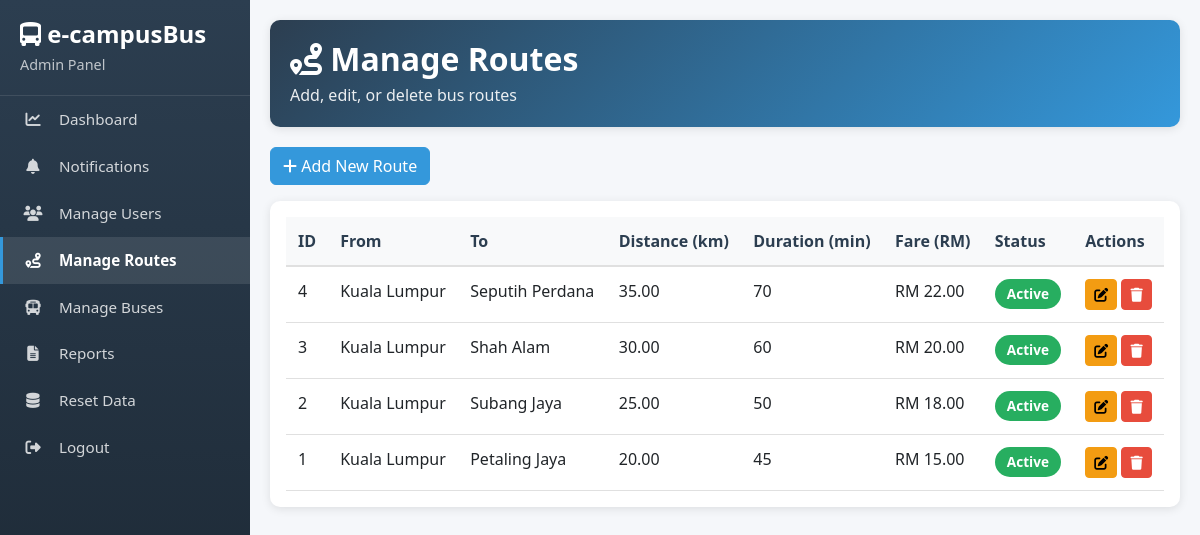
The app's page /admin/manage_routes.php (signed in) with its own data.
### tables this page shows
CREATE TABLE routes (
    route_id INT PRIMARY KEY AUTO_INCREMENT,
    from_location VARCHAR(100) NOT NULL,
    to_location VARCHAR(100) NOT NULL,
    distance DECIMAL(5, 2),
    duration INT,
    base_fare DECIMAL(10, 2) NOT NULL,
    status ENUM('active', 'inactive') DEFAULT 'active',
    created_at TIMESTAMP DEFAULT CURRENT_TIMESTAMP
);

### admin/manage_routes.php (the view, shortened to what this page needs)
<?php
try {
    $pdo = new PDO(
        "mysql:host=localhost;dbname=bus_management;charset=utf8mb4",
        "root",
        ""
    );
    $pdo->setAttribute(PDO::ATTR_ERRMODE, PDO::ERRMODE_EXCEPTION);
    $stmt = $pdo->query("SELECT * FROM routes ORDER BY route_id DESC");
    $routes = $stmt->fetchAll(PDO::FETCH_ASSOC);
} catch(PDOException $e) {
    $error = "Database error: " . $e->getMessage();
}
?>
<!DOCTYPE html>
<html lang="en">
<head>
    <link href="https://cdn.jsdelivr.net/npm/bootstrap@5.3.0/dist/css/bootstrap.min.css" rel="stylesheet">
    <link rel="stylesheet" href="https://cdnjs.cloudflare.com/ajax/libs/font-awesome/6.4.0/css/all.min.css">
    <link rel="stylesheet" href="admin-sidebar.css">
</head>
<body>
    <div class="sidebar">
        <div class="sidebar-header">
            <h3><i class="fas fa-bus-alt"></i> e-campusBus</h3>
            <p>Admin Panel</p>
        </div>
        <nav class="nav flex-column">
            <a class="nav-link" href="dashboard.php"><i class="fas fa-chart-line"></i> Dashboard</a>
            <a class="nav-link" href="notifications.php"><i class="fas fa-bell"></i> Notifications</a>
            <a class="nav-link" href="manage_users.php"><i class="fas fa-users"></i> Manage Users</a>
            <a class="nav-link active" href="manage_routes.php"><i class="fas fa-route"></i> Manage Routes</a>
            <a class="nav-link" href="manage_buses.php"><i class="fas fa-bus"></i> Manage Buses</a>
            <a class="nav-link" href="reports.php"><i class="fas fa-file-alt"></i> Reports</a>
            <a class="nav-link" href="reset_data.php"><i class="fas fa-database"></i> Reset Data</a>
            <a class="nav-link" href="../logout.php"><i class="fas fa-sign-out-alt"></i> Logout</a>
        </nav>
    </div>
    <div class="main-content">
        <div class="header">
            <h2><i class="fas fa-route"></i> Manage Routes</h2>
            <p class="mb-0">Add, edit, or delete bus routes</p>
        </div>
        <div class="mb-3">
            <button class="btn btn-primary" data-bs-toggle="modal" data-bs-target="#addRouteModal">
                <i class="fas fa-plus"></i> Add New Route
            </button>
        </div>
        <div class="card">
            <div class="card-body">
                <div class="table-responsive">
                    <table class="table table-hover">
                        <thead>
                            <tr>
                                <th>ID</th>
                                <th>From</th>
                                <th>To</th>
                                <th>Distance (km)</th>
                                <th>Duration (min)</th>
                                <th>Fare (RM)</th>
                                <th>Status</th>
                                <th>Actions</th>
                            </tr>
                        </thead>
                        <tbody>
                            <?php if (empty($routes)): ?>
                            <tr>
                                <td colspan="8" class="text-center">No routes found</td>
                            </tr>
                            <?php else: ?>
                            <?php foreach($routes as $route): ?>
                            <tr>
                                <td><?php echo $route['route_id']; ?></td>
                                <td><?php echo htmlspecialchars($route['from_location']); ?></td>
                                <td><?php echo htmlspecialchars($route['to_location']); ?></td>
                                <td><?php echo $route['distance']; ?></td>
                                <td><?php echo $route['duration']; ?></td>
                                <td>RM <?php echo number_format($route['base_fare'], 2); ?></td>
                                <td>
                                    <span class="badge badge-<?php echo $route['status']; ?>">
                                        <?php echo ucfirst($route['status']); ?>
                                    </span>
                                </td>
                                <td>
                                    <button class="btn btn-sm btn-warning" onclick="editRoute(<?php echo htmlspecialchars(json_encode($route)); ?>)">
                                        <i class="fas fa-edit"></i>
                                    </button>
                                    <form method="POST" style="display:inline;" onsubmit="return confirm('Delete this route?')">
                                        <button type="submit" class="btn btn-sm btn-danger">
                                            <i class="fas fa-trash"></i>
                                        </button>
                                    </form>
                                </td>
                            </tr>
                            <?php endforeach; ?>
                            <?php endif; ?>
                        </tbody>
                    </table>
                </div>
            </div>
        </div>
    </div>
</body>
</html>

### admin/admin-sidebar.css (style rules this page uses)
:root { --primary-blue: #2C3E50; --accent-blue: #3498DB; --success-green: #27AE60; --warning-orange: #F39C12; --danger-red: #E74C3C; --info-cyan: #16A085; }
body { font-family: 'Segoe UI', Tahoma, Geneva, Verdana, sans-serif; background-color: #f5f7fa; }
.sidebar { background: linear-gradient(180deg, var(--primary-blue) 0%, #1a2530 100%); color: white; height: 100vh; position: fixed; width: 250px; overflow-y: auto; z-index: 1000; }
.sidebar-header { padding: 20px; border-bottom: 1px solid rgba(255, 255, 255, 0.1); }
.sidebar-header h3 { color: white; margin: 0; font-size: 1.5rem; font-weight: 700; }
.sidebar-header p { color: rgba(255, 255, 255, 0.7); margin: 5px 0 0 0; font-size: 0.9rem; }
.nav-link { color: rgba(255, 255, 255, 0.8); padding: 12px 20px; border-left: 3px solid transparent; display: block; text-decoration: none; transition: all 0.3s ease; font-size: 0.95rem; }
.nav-link.active { background-color: rgba(255, 255, 255, 0.1); color: white; border-left-color: var(--accent-blue); font-weight: 600; }
.nav-link i { margin-right: 12px; width: 20px; text-align: center; }
.main-content { margin-left: 250px; padding: 20px; min-height: 100vh; }
.header { background: linear-gradient(135deg, var(--primary-blue) 0%, var(--accent-blue) 100%); color: white; padding: 30px; border-radius: 15px; margin-bottom: 30px; box-shadow: 0 5px 20px rgba(0, 0, 0, 0.1); }
.header h2 { margin: 0; font-size: 2rem; font-weight: 700; }
.header p { margin: 5px 0 0 0; opacity: 0.9; }
.btn-primary { background-color: var(--accent-blue); border-color: var(--accent-blue); }
.btn-danger { background-color: var(--danger-red); border-color: var(--danger-red); }
.btn-warning { background-color: var(--warning-orange); border-color: var(--warning-orange); }
.table { margin: 0; }
.table thead th { background-color: #f8f9fa; color: var(--primary-blue); font-weight: 700; border-bottom: 2px solid #e0e0e0; padding: 12px; }
.table tbody td { padding: 12px; border-bottom: 1px solid #e0e0e0; }
.badge { padding: 8px 12px; border-radius: 20px; font-weight: 600; font-size: 0.85rem; }
.badge-active { background-color: rgba(39, 174, 96, 0.1); color: var(--success-green); }

### admin/manage_routes.php (style rules this page uses)
:root { --primary-blue: #2C3E50; --accent-blue: #3498DB; }
body { font-family: 'Segoe UI', Tahoma, Geneva, Verdana, sans-serif; background-color: #f5f7fa; }
.sidebar { background: linear-gradient(180deg, var(--primary-blue) 0%, #1a2530 100%); color: white; height: 100vh; position: fixed; width: 250px; }
.sidebar-header { padding: 20px; border-bottom: 1px solid rgba(255, 255, 255, 0.1); }
.sidebar-header h3 { color: white; margin: 0; font-size: 1.5rem; }
.nav-link { color: rgba(255, 255, 255, 0.8); padding: 12px 20px; border-left: 3px solid transparent; }
.nav-link:hover, .nav-link.active { background-color: rgba(255, 255, 255, 0.1); color: white; border-left-color: var(--accent-blue); }
.main-content { margin-left: 250px; padding: 20px; }
.header { background-color: white; padding: 20px; border-radius: 10px; margin-bottom: 20px; box-shadow: 0 2px 10px rgba(0, 0, 0, 0.1); }
.card { border: none; box-shadow: 0 2px 10px rgba(0, 0, 0, 0.1); border-radius: 10px; }
.badge-active { background-color: #27AE60; color: white; }

### records on screen
routes: route_id "4", from_location "Kuala Lumpur", to_location "Seputih Perdana", distance "35.00", duration "70", base_fare "22.00", status "Active"
routes: route_id "3", from_location "Kuala Lumpur", to_location "Shah Alam", distance "30.00", duration "60", base_fare "20.00", status "Active"
routes: route_id "2", from_location "Kuala Lumpur", to_location "Subang Jaya", distance "25.00", duration "50", base_fare "18.00", status "Active"
routes: route_id "1", from_location "Kuala Lumpur", to_location "Petaling Jaya", distance "20.00", duration "45", base_fare "15.00", status "Active"
